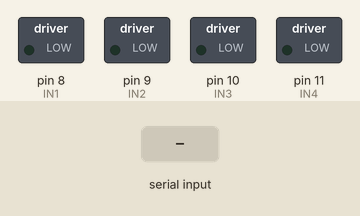
This sketch was run on a simulated Arduino Uno, built with avr-gcc and run on an emulated ATmega328P. On the bench: switched loads named in the sketch (green lamp = pin HIGH). Inputs (shaded band) come from the test bench.

Above: at 1.2 s.
1.3 s: "90,45\n" received over Serial
At 1.46 s:
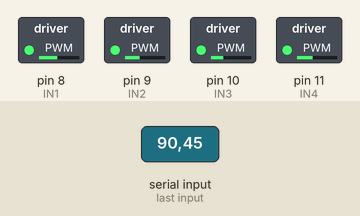
Timing chart, 0 to 8.1 s (numbered marks = the images above; inputs shaded):
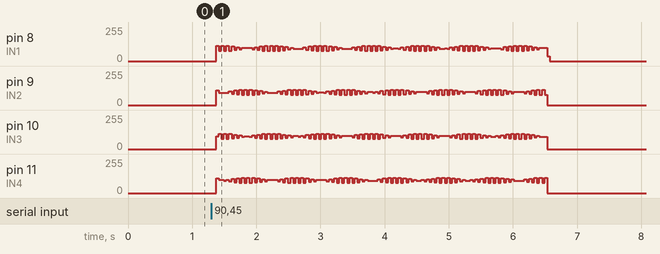

The sketch:

Motor_upgrade.ino
```cpp
//define pin numbers
#define IN1  8 // old: 8
#define IN2  9 // old: 9
#define IN3  10 // old: 10
#define IN4  11 // old: 11
//#define R 1.73814 //Microscope dial radius in cm
#define R 1.68 //Microscope dial radius in cm
#define R2 1.68 //Microscope dial radius in cm
#define r 1.0 //Gear radius in cm

//for the delay
int mils = 2;
int angle = 0;
float k = R/r;  //For the gear sync
float k2 = R2/r;

void setup() {
  pinMode(IN1, OUTPUT);
  pinMode(IN2, OUTPUT);
  pinMode(IN3, OUTPUT);
  pinMode(IN4, OUTPUT);
  Serial.begin(9600);
}

void loop() {
  // Read input from serial Monitor if available
  if (Serial.available()) {
    angle = Serial.parseInt();
    rotate(angle);
  }
}

void rotate(int angle)
{
  int numberOfRounds;
  if (angle>0){
    numberOfRounds = (int) (k * angle * 1.42222); // k*(angle_of_Micro_Dial)*(512/360)
  }
  else{
    numberOfRounds = (int) (k2 * angle * 1.42222); // k*(angle_of_Micro_Dial)*(512/360)
  }
  if (numberOfRounds>0){
    for (int i = 0; i < numberOfRounds; i++) {

      //1000
      digitalWrite(IN1, HIGH);
      digitalWrite(IN2, LOW);
      digitalWrite(IN3, LOW);
      digitalWrite(IN4, LOW);
      delay(mils);

      //1100
      digitalWrite(IN1, HIGH);
      digitalWrite(IN2, HIGH);
      digitalWrite(IN3, LOW);
      digitalWrite(IN4, LOW);
      delay(mils);

      //0100
      digitalWrite(IN1, LOW);
      digitalWrite(IN2, HIGH);
      digitalWrite(IN3, LOW);
      digitalWrite(IN4, LOW);
      delay(mils);

      //0110
      digitalWrite(IN1, LOW);
      digitalWrite(IN2, HIGH);
      digitalWrite(IN3, HIGH);
      digitalWrite(IN4, LOW);
      delay(mils);

      //0010
      digitalWrite(IN1, LOW);
      digitalWrite(IN2, LOW);
      digitalWrite(IN3, HIGH);
      digitalWrite(IN4, LOW);
      delay(mils);

      //0011
      digitalWrite(IN1, LOW);
      digitalWrite(IN2, LOW);
      digitalWrite(IN3, HIGH);
      digitalWrite(IN4, HIGH);
      delay(mils);

      //0001
      digitalWrite(IN1, LOW);
      digitalWrite(IN2, LOW);
      digitalWrite(IN3, LOW);
      digitalWrite(IN4, HIGH);
      delay(mils);

      //1001
      digitalWrite(IN1, HIGH);
      digitalWrite(IN2, LOW);
      digitalWrite(IN3, LOW);
      digitalWrite(IN4, HIGH);
      delay(mils);
    }
}
else{
  for (int i = 0; i < abs(numberOfRounds); i++) {

      //1000
      digitalWrite(IN4, HIGH);
      digitalWrite(IN3, LOW);
      digitalWrite(IN2, LOW);
      digitalWrite(IN1, LOW);
      delay(mils);

      //1100
      digitalWrite(IN4, HIGH);
      digitalWrite(IN3, HIGH);
      digitalWrite(IN2, LOW);
      digitalWrite(IN1, LOW);
      delay(mils);

      //0100
      digitalWrite(IN4, LOW);
      digitalWrite(IN3, HIGH);
      digitalWrite(IN2, LOW);
      digitalWrite(IN1, LOW);
      delay(mils);

      //0110
      digitalWrite(IN4, LOW);
      digitalWrite(IN3, HIGH);
      digitalWrite(IN2, HIGH);
      digitalWrite(IN1, LOW);
      delay(mils);

      //0010
      digitalWrite(IN4, LOW);
      digitalWrite(IN3, LOW);
      digitalWrite(IN2, HIGH);
      digitalWrite(IN1, LOW);
      delay(mils);

      //0011
      digitalWrite(IN4, LOW);
      digitalWrite(IN3, LOW);
      digitalWrite(IN2, HIGH);
      digitalWrite(IN1, HIGH);
      delay(mils);

      //0001
      digitalWrite(IN4, LOW);
      digitalWrite(IN3, LOW);
      digitalWrite(IN2, LOW);
      digitalWrite(IN1, HIGH);
      delay(mils);

     //1001
      digitalWrite(IN4, HIGH);
      digitalWrite(IN3, LOW);
      digitalWrite(IN2, LOW);
      digitalWrite(IN1, HIGH);
      delay(mils);


  }
}

  // Switch off all phases
  digitalWrite(IN1, LOW);
  digitalWrite(IN2, LOW);
  digitalWrite(IN3, LOW);
  digitalWrite(IN4, LOW);
}
```
